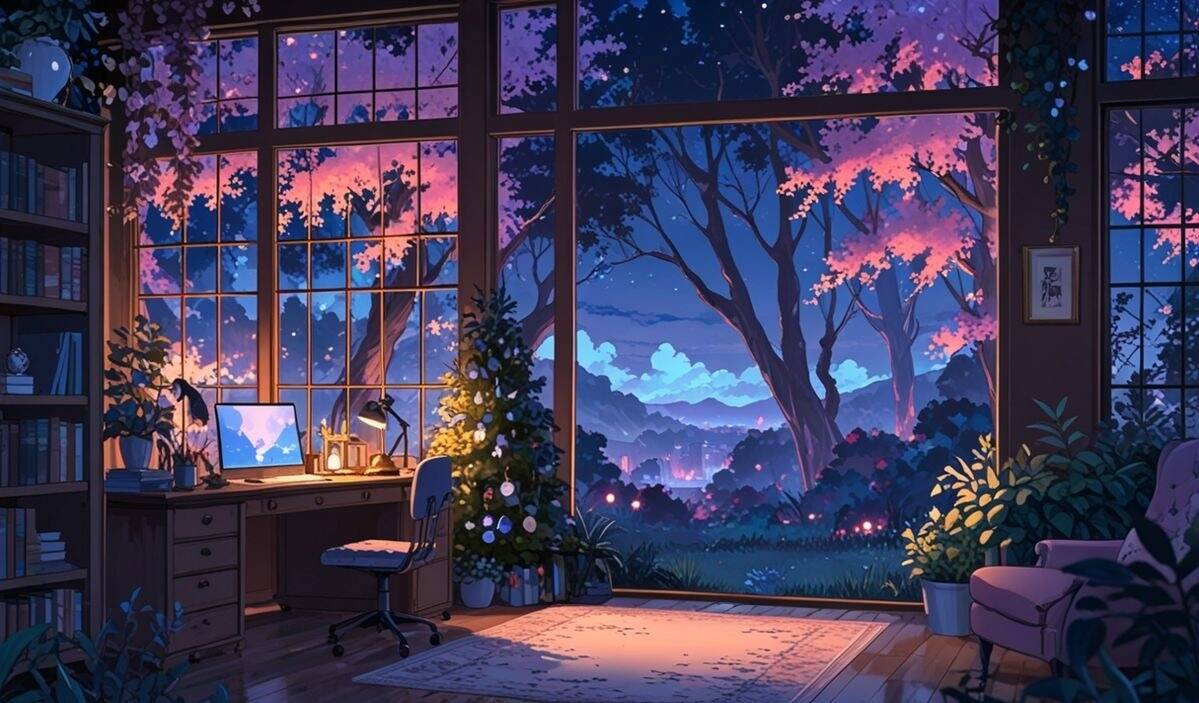
#> input picture images/exampleimage.jpg, 1199 x 703 px
$ jupyter execute opencv_edge_detection.ipynb
#> lines starting #> are read from the running program, lines starting #| are printed output that depends on the picture; after the words box and inside, x2 and y2 are one past the last pixel; in counts of white or black regions, pixels touching at a corner belong together
# Edge Detection Deep Dive

Firstly we will start with importing image

[cell 1]
import cv2 as cv
import numpy as np
import matplotlib.pyplot as plt
import os

[cell 2]
cwd = os.getcwd()
img_path = os.path.join(cwd, 'images', 'exampleimage.jpg')
img = cv.imread(img_path)
#> img is the input picture: shape (703, 1199, 3); mean B, G, R 89.6, 58.7, 65.1

[cell 3]
def matplotlib_imshow(title, image, cmap_type='gray'):
    """Helper function to display an image using matplotlib."""
    plt.imshow(image, cmap=cmap_type)
    plt.title(title)
    plt.axis('off')
    plt.show()

def scale_by_factor(image, scale_factor, interpolation=cv.INTER_LINEAR):
    """Resize the image by a given scale factor."""
    width = int(image.shape[1] * scale_factor)
    height = int(image.shape[0] * scale_factor)
    dimensions = (width, height)
    return cv.resize(image, dimensions, interpolation=interpolation)

[cell 4]
matplotlib_imshow('Original Image', img)

Now we can display our image

## First order methods for edge detection

### 1. Sobel edge detection

[cell 5]
sobel_x = cv.Sobel(img, cv.CV_64F, 1, 0, ksize=3)
matplotlib_imshow('Sobel Edge Detection - X Direction', sobel_x)
sobel_y = cv.Sobel(img, cv.CV_64F, 0, 1, ksize=3)
matplotlib_imshow('Sobel Edge Detection - Y Direction', sobel_y)

gradient_magnitude = cv.magnitude(sobel_x, sobel_y)
matplotlib_imshow('Gradient Magnitude', gradient_magnitude)

gradient_magnitude = cv.convertScaleAbs(gradient_magnitude)
matplotlib_imshow('Gradient Magnitude (8-bit)', gradient_magnitude)

## Second order edge detection

[cell 6]
matplotlib_imshow('Original Image', img)
grey_img = cv.cvtColor(img, cv.COLOR_BGR2GRAY)

laplacian = cv.Laplacian(grey_img, cv.CV_64F)
# matplotlib_imshow('Laplacian Edge Detection', laplacian)

laplacian_abs = cv.convertScaleAbs(laplacian)
matplotlib_imshow('Laplacian Edge Detection (8-bit)', laplacian_abs)

[cell 7]
## Canny edge detection
canny_edges = cv.Canny(grey_img, 100, 200)
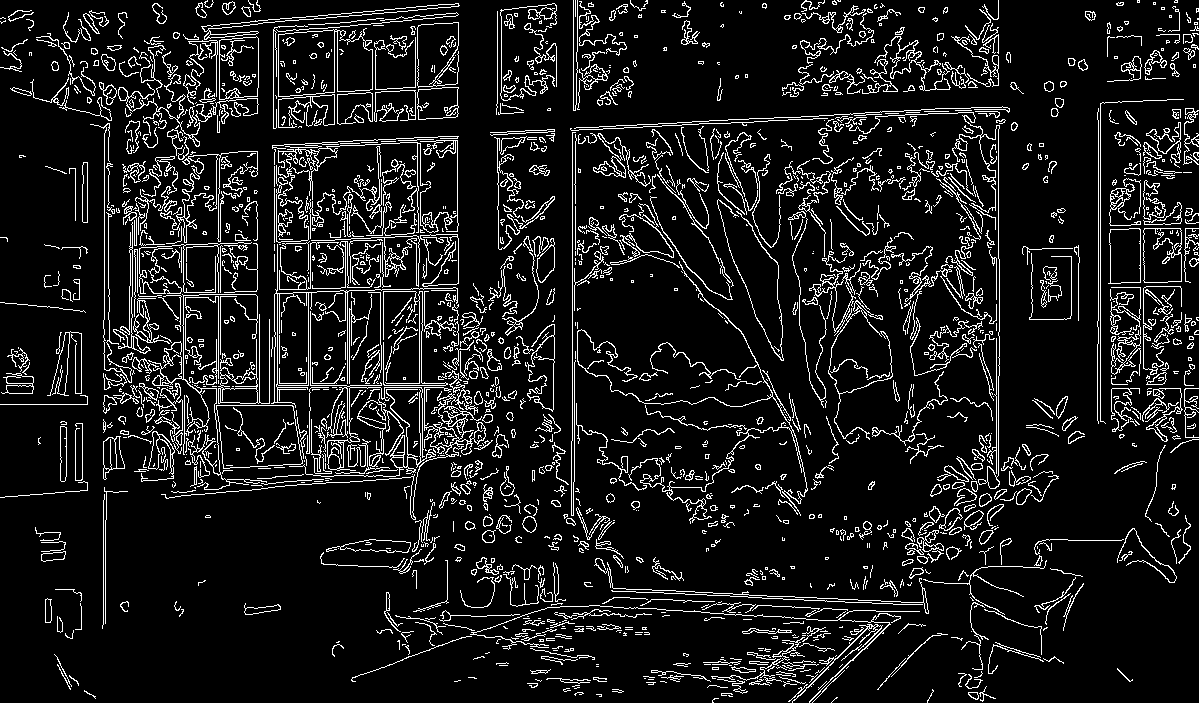
#> canny_edges: shape (703, 1199); 10.1% white in thin lines or dots
matplotlib_imshow('Canny Edge Detection', canny_edges)

blur_temp = cv.GaussianBlur(grey_img, (5, 5), 1.6)
edges = cv.Canny(blur_temp, 100, 200)
#> edges: shape (703, 1199); 4% white in thin lines or dots
matplotlib_imshow('Canny Edge Detection after Gaussian Blur', edges)

[cell 8]
## Lapplacian of Gaussian (LoG) Edge Detection
blurred_img = cv.GaussianBlur(grey_img, (5, 5), 0)
log_edges = cv.Laplacian(blurred_img, cv.CV_64F)
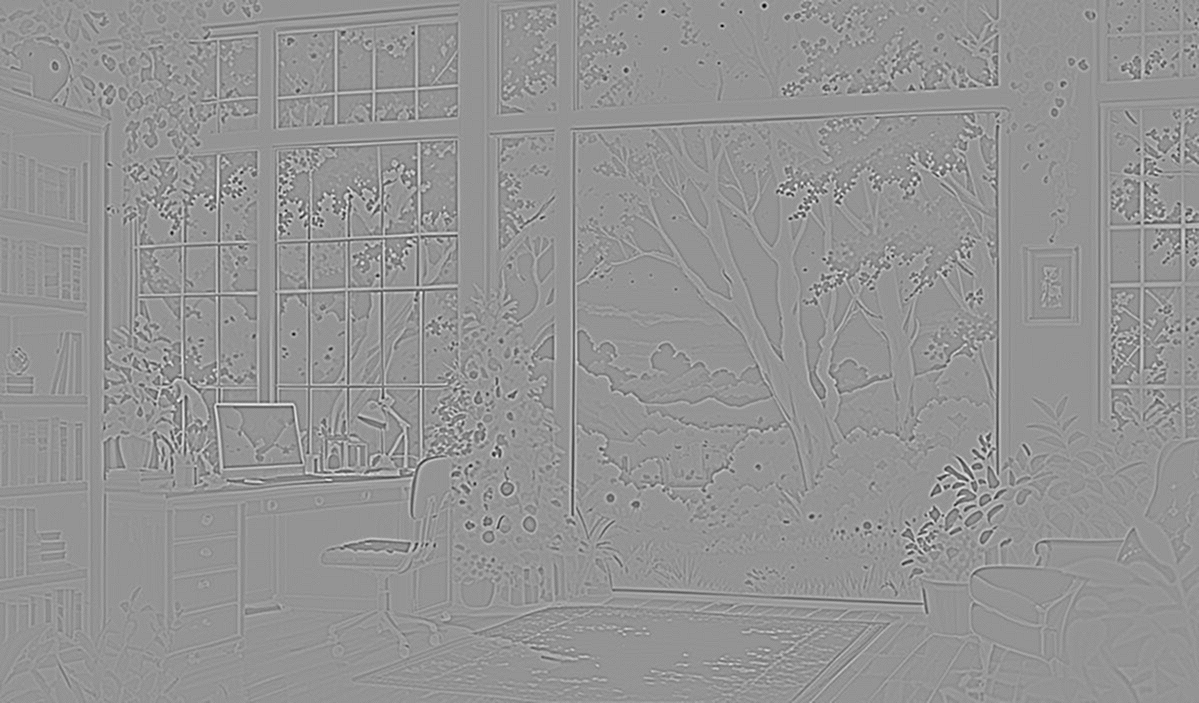
#> log_edges: shape (703, 1199) float64; min -90, max 65, mean 0; drawn with min black and max white
log_edges_abs = cv.convertScaleAbs(log_edges)
matplotlib_imshow('Laplacian of Gaussian (LoG) Edge Detection', log_edges_abs)

[cell 9]
## Difference of Gaussians (DoG) Edge Detection
blurred_img1 = cv.GaussianBlur(grey_img, (5, 5), 1)
blurred_img2 = cv.GaussianBlur(grey_img, (5, 5), 10)
dog_edges = cv.subtract(blurred_img1, blurred_img2)
matplotlib_imshow('Difference of Gaussians (DoG) Edge Detection', dog_edges)

[cell 10]
img2 = cv.imread(cwd + '/images/scan.jpg')
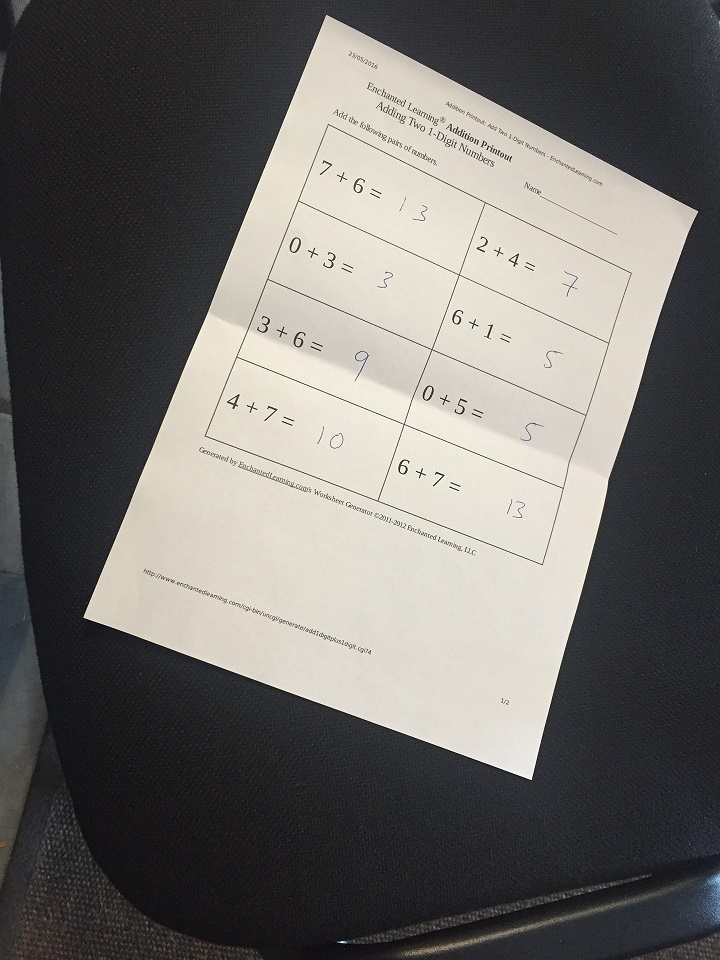
#> input picture images/scan.jpg, 720 x 960 px
#> img2 is the input picture: shape (960, 720, 3); mean B, G, R 106.2, 109.5, 111.7
matplotlib_imshow('Original Image', img2)

[cell 11]
img2_gray = cv.cvtColor(img2, cv.COLOR_BGR2GRAY)
ret, thresh = cv.threshold(img2_gray, 150, 255, cv.THRESH_BINARY)
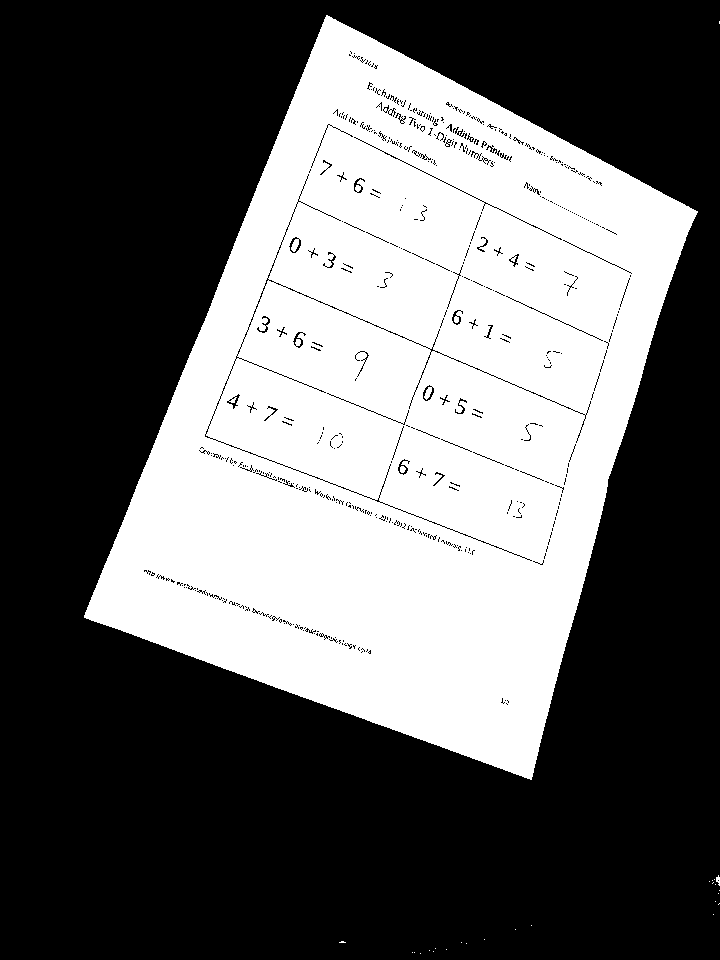
#> thresh: shape (960, 720); 38.7% white; 27 white regions (24 under 20 px)
matplotlib_imshow('Thresholded Image', thresh)

[cell 12]
contours,hierchy = cv.findContours(thresh, cv.RETR_EXTERNAL, cv.CHAIN_APPROX_SIMPLE)
#> contours = 26 contours, 25 with area under 20; largest, box (x1, y1, x2, y2) and area: (84, 15, 698, 780) 272417
img2_contours = img2.copy()
cv.drawContours(img2_contours, contours, -1, (0,255,0), 3)
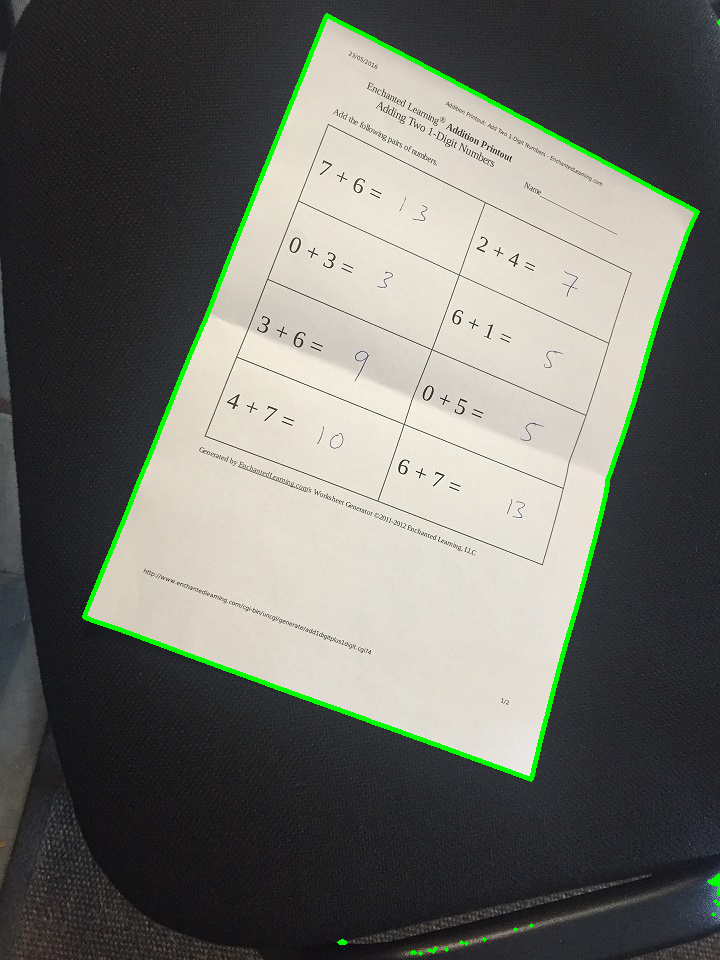
#> img2_contours: shape (960, 720, 3); 1.49% of pixels changed, all inside (x1, y1, x2, y2) = (82, 13, 720, 956)
matplotlib_imshow('Contours on Image', img2_contours)
